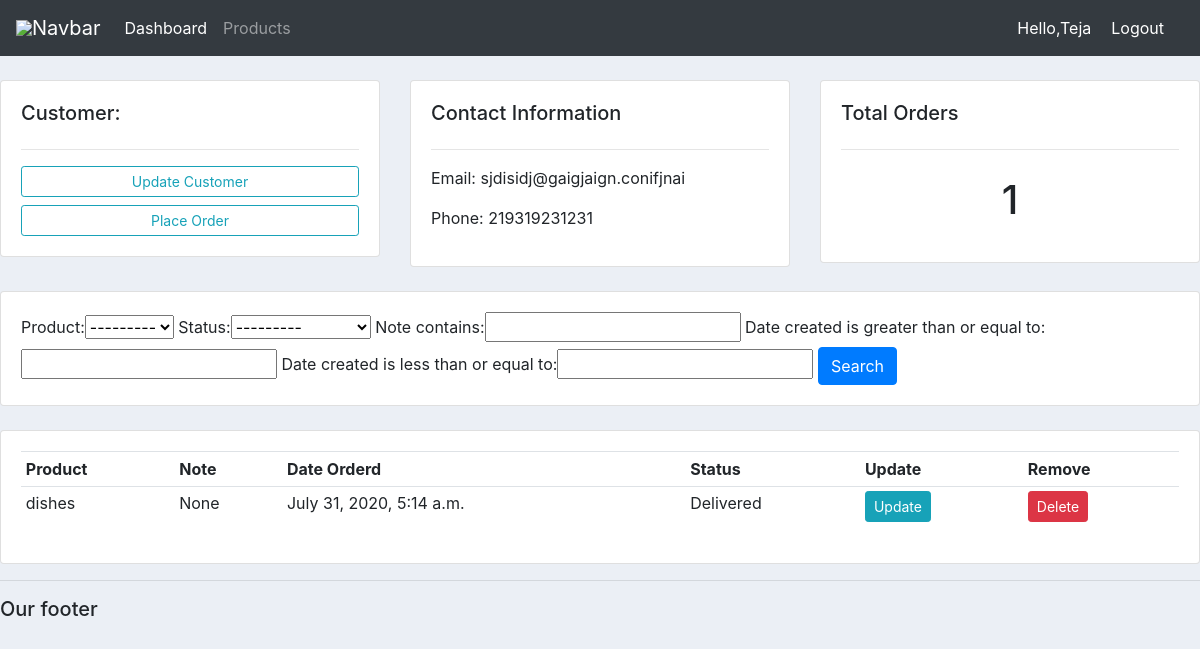
The page /customer/3/ (signed in) on the database its author committed.
### accounts/models.py (models this page shows, shortened)
class Customer(models.Model):
    name = models.CharField(max_length=200, null=True)
    phone = models.CharField(max_length=200,null=True)
    email = models.CharField(max_length=200, null=True)
    date_created = models.DateTimeField(auto_now_add=True)

class Order(models.Model):
    STATUS = ( ('Pending', 'Pending'),
    ('Out for delivery', 'Out for delivery'),
    ('Delivered','Delivered')
    )
    customer = models.ForeignKey(Customer, null=True,on_delete=models.SET_NULL)
    product = models.ForeignKey(Product, null=True, on_delete=models.SET_NULL)
    date_created = models.DateTimeField(auto_now_add=True, null=True)
    status = models.CharField(max_length=200, null=True, choices=STATUS)
    note = models.CharField(max_length=1000, null=True)

class Product(models.Model):
    Category=(
        ('Indoor', 'Indoor'),
        ('Out Door', 'Out Door')
    )
    name = models.CharField(max_length=200, null=True)
    price = models.FloatField(null=True)
    category = models.CharField(max_length=200, null=True, choices=Category)
    description = models.CharField(max_length=200, null=True, blank=True)
    date_created = models.DateTimeField(auto_now_add=True, null=True)
    tags = models.ManyToManyField(Tag)
    def __str__(self):
        return self.name

### accounts/decorators.py (the view)
		def wrapper_func(request, *args, **kwargs):
			group = None
			if request.user.groups.exists():
				group = request.user.groups.all()[0].name
			if group in allowed_roles:
				return view_func(request, *args, **kwargs)
			else:
				return HttpResponse('You are not authorized to view this page')

### accounts/views.py (called while the page is built)
@login_required(login_url='login')
@allowed_users(allowed_roles=['Admin'])
def customer(request, pk):
    customers = Customer.objects.get(id=pk)
    orders = customers.order_set.all()
    order_count = orders.count()
    myFilter = OrderFilter(request.GET, queryset=orders)
    orders = myFilter.qs
    context = {'customers':customers,'orders':orders,'order_count':order_count,'myFilter':myFilter}
    return render(request, 'accounts/customer.html', context)

### accounts/templates/accounts/customer.html
{%  extends 'accounts/main.html' %}
{% block content %}
	<br>
<div class="row">
	<div class="col-md">
		<div class="card card-body">
			<h5>Customer:</h5>
			<hr>
			<a class="btn btn-outline-info  btn-sm btn-block" href="">Update Customer</a>
			<a class="btn btn-outline-info  btn-sm btn-block" href="{% url 'create_order' customers.id %}">Place Order</a>
		</div>
	</div>
	<div class="col-md">
		<div class="card card-body">
			<h5>Contact Information</h5>
			<hr>
			<p>Email: {{customers.email}}</p>
			<p>Phone: {{customers.phone}}</p>
		</div>
	</div>
	<div class="col-md">
		<div class="card card-body">
			<h5>Total Orders</h5>
			<hr>
			<h1 style="text-align: center;padding: 10px">{{order_count}}</h1>
		</div>
	</div>
</div>
<br>
<div class="row">
	<div class="col">
		<div class="card card-body">
			<form method="get">
				{{myFilter.form}}
		    <button class="btn btn-primary" type="submit">Search</button>
		  </form>
		</div>
	</div>
</div>
<br>
<div class="row">
	<div class="col-md">
		<div class="card card-body">
			<table class="table table-sm">
				<tr>
					<th>Product</th>
					<th>Note</th>
					<th>Date Orderd</th>
					<th>Status</th>
					<th>Update</th>
					<th>Remove</th>
				</tr>
				{% for i in orders %}
				<tr>
					<td>{{i.product}}</td>
					<td>{{i.note}}</td>
					<td>{{i.date_created}}</td>
					<td>{{i.status}}</td>
					<td><a class="btn btn-sm btn-info" href="{% url 'update_order' i.id %}">Update</a></td>
					<td><a class="btn btn-sm btn-danger" href="{% url 'delete_order' i.id %}">Delete</a></td>
				</tr>
				{% endfor %}
			</table>
		</div>
	</div>
</div>
{% endblock %}

### accounts/templates/accounts/navbar.html (shortened to what this page needs)
{% load static %}
<nav class="navbar navbar-expand-lg navbar-dark bg-dark">
  <img src="{% static 'images/logo.png' %}">
    <a class="navbar-brand" href="#">Navbar</a>
    <div class="collapse navbar-collapse" id="navbarNav">
      <ul class="navbar-nav">
        {% if request.user.is_staff %}
        <li class="nav-item active">
          <a class="nav-link" href="{% url 'home' %}">Dashboard</span></a>
        </li>
        <li class="nav-item">
          <a class="nav-link" href="#">Products</a>
        </li>
       {% endif %}
      </ul>
    </div>
    <span  class='hello-msg'>Hello,{{request.user}} </span>
    <span><a class='hello-msg' href="{% url 'logout' %}">Logout</a></span>
  </nav>

### static/css/main.css (style rules this page uses)
body { background-color: #ebeff5; }

### accounts/templates/accounts/navbar.html (style rules this page uses)
.hello-msg { font-size: 16px; color: #fff; margin-right: 20px; }

### rows shown on the page
Customer: email "sjdisidj@gaigjaign.conifjnai", phone "219319231231"
Order: product "dishes", note "None", date_created "July 31, 2020, 5:14 a.m.", status "Delivered"

### other values the page prints
{{ request.user }} "Teja"
{{ order_count }} "1"
